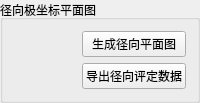
           <widget class="QGroupBox" name="groupBox_13">
            <property name="title">
             <string>径向极坐标平面图</string>
            </property>
            <layout class="QGridLayout" name="gridLayout_25">
             <item row="0" column="0">
              <widget class="QWidget" name="radialPolarChart_2" native="true">
               <property name="minimumSize">
                <size>
                 <width>0</width>
                 <height>0</height>
                </size>
               </property>
               <property name="maximumSize">
                <size>
                 <width>16777215</width>
                 <height>16777215</height>
                </size>
               </property>
              </widget>
             </item>
             <item row="0" column="1">
              <layout class="QVBoxLayout" name="verticalLayout_2">
               <item>
                <widget class="QPushButton" name="createRadialPolar">
                 <property name="text">
                  <string>生成径向平面图</string>
                 </property>
                </widget>
               </item>
               <item>
                <widget class="QPushButton" name="exportRadialData">
                 <property name="text">
                  <string>导出径向评定数据</string>
                 </property>
                </widget>
               </item>
              </layout>
             </item>
            </layout>
           </widget>
